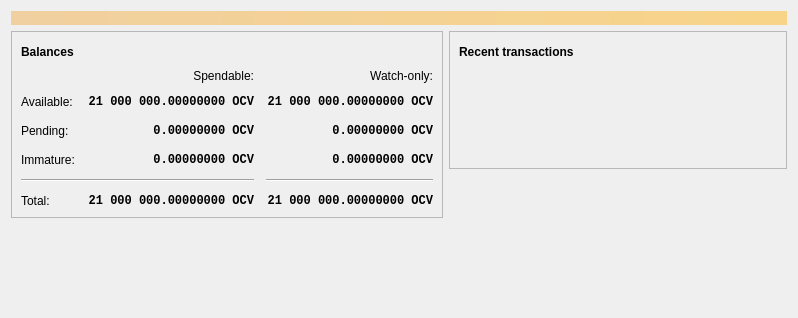
<?xml version="1.0" encoding="UTF-8"?>
<ui version="4.0">
 <class>OverviewPage</class>
 <widget class="QWidget" name="OverviewPage">
  <property name="geometry">
   <rect>
    <x>0</x>
    <y>0</y>
    <width>798</width>
    <height>318</height>
   </rect>
  </property>
  <property name="windowTitle">
   <string>Form</string>
  </property>
  <layout class="QVBoxLayout" name="topLayout">
   <item>
    <widget class="QLabel" name="labelAlerts">
     <property name="visible">
      <bool>false</bool>
     </property>
     <property name="styleSheet">
      <string notr="true">QLabel { background-color: qlineargradient(x1: 0, y1: 0, x2: 1, y2: 0, stop:0 #F0D0A0, stop:1 #F8D488); color:#000000; }</string>
     </property>
     <property name="wordWrap">
      <bool>true</bool>
     </property>
     <property name="margin">
      <number>3</number>
     </property>
     <property name="textInteractionFlags">
      <set>Qt::TextSelectableByMouse</set>
     </property>
    </widget>
   </item>
   <item>
    <layout class="QHBoxLayout" name="horizontalLayout" stretch="1,1">
     <item>
      <layout class="QVBoxLayout" name="verticalLayout_2">
       <item>
        <widget class="QFrame" name="frame">
         <property name="frameShape">
          <enum>QFrame::StyledPanel</enum>
         </property>
         <property name="frameShadow">
          <enum>QFrame::Raised</enum>
         </property>
         <layout class="QVBoxLayout" name="verticalLayout_4">
          <item>
           <layout class="QHBoxLayout" name="horizontalLayout_4">
            <item>
             <widget class="QLabel" name="label_5">
              <property name="font">
               <font>
                <weight>75</weight>
                <bold>true</bold>
               </font>
              </property>
              <property name="text">
               <string>Balances</string>
              </property>
             </widget>
            </item>
            <item>
             <widget class="QPushButton" name="labelWalletStatus">
              <property name="enabled">
               <bool>true</bool>
              </property>
              <property name="maximumSize">
               <size>
                <width>30</width>
                <height>16777215</height>
               </size>
              </property>
              <property name="toolTip">
               <string>The displayed information may be out of date. Your wallet automatically synchronizes with the Ocvcoin network after a connection is established, but this process has not completed yet.</string>
              </property>
              <property name="text">
               <string/>
              </property>
              <property name="icon">
               <iconset resource="../ocvcoin.qrc">
                <normaloff>:/icons/warning</normaloff>
                <disabledoff>:/icons/warning</disabledoff>:/icons/warning</iconset>
              </property>
              <property name="iconSize">
               <size>
                <width>24</width>
                <height>24</height>
               </size>
              </property>
              <property name="flat">
               <bool>true</bool>
              </property>
             </widget>
            </item>
            <item>
             <spacer name="horizontalSpacer_3">
              <property name="orientation">
               <enum>Qt::Horizontal</enum>
              </property>
              <property name="sizeHint" stdset="0">
               <size>
                <width>40</width>
                <height>20</height>
               </size>
              </property>
             </spacer>
            </item>
           </layout>
          </item>
          <item>
           <layout class="QGridLayout" name="gridLayout">
            <property name="spacing">
             <number>12</number>
            </property>
            <item row="2" column="2">
             <widget class="QLabel" name="labelWatchPending">
              <property name="font">
               <font>
                <family>Monospace</family>
                <weight>75</weight>
                <bold>true</bold>
               </font>
              </property>
              <property name="cursor">
               <cursorShape>IBeamCursor</cursorShape>
              </property>
              <property name="toolTip">
               <string>Unconfirmed transactions to watch-only addresses</string>
              </property>
              <property name="text">
               <string notr="true">0.00000000 OCV</string>
              </property>
              <property name="alignment">
               <set>Qt::AlignRight|Qt::AlignTrailing|Qt::AlignVCenter</set>
              </property>
              <property name="textInteractionFlags">
               <set>Qt::LinksAccessibleByMouse|Qt::TextSelectableByKeyboard|Qt::TextSelectableByMouse</set>
              </property>
             </widget>
            </item>
            <item row="2" column="1">
             <widget class="QLabel" name="labelUnconfirmed">
              <property name="font">
               <font>
                <family>Monospace</family>
                <weight>75</weight>
                <bold>true</bold>
               </font>
              </property>
              <property name="cursor">
               <cursorShape>IBeamCursor</cursorShape>
              </property>
              <property name="toolTip">
               <string>Total of transactions that have yet to be confirmed, and do not yet count toward the spendable balance</string>
              </property>
              <property name="text">
               <string notr="true">0.00000000 OCV</string>
              </property>
              <property name="alignment">
               <set>Qt::AlignRight|Qt::AlignTrailing|Qt::AlignVCenter</set>
              </property>
              <property name="textInteractionFlags">
               <set>Qt::LinksAccessibleByMouse|Qt::TextSelectableByKeyboard|Qt::TextSelectableByMouse</set>
              </property>
             </widget>
            </item>
            <item row="3" column="2">
             <widget class="QLabel" name="labelWatchImmature">
              <property name="font">
               <font>
                <family>Monospace</family>
                <weight>75</weight>
                <bold>true</bold>
               </font>
              </property>
              <property name="cursor">
               <cursorShape>IBeamCursor</cursorShape>
              </property>
              <property name="toolTip">
               <string>Mined balance in watch-only addresses that has not yet matured</string>
              </property>
              <property name="text">
               <string notr="true">0.00000000 OCV</string>
              </property>
              <property name="alignment">
               <set>Qt::AlignRight|Qt::AlignTrailing|Qt::AlignVCenter</set>
              </property>
              <property name="textInteractionFlags">
               <set>Qt::LinksAccessibleByMouse|Qt::TextSelectableByKeyboard|Qt::TextSelectableByMouse</set>
              </property>
             </widget>
            </item>
            <item row="4" column="0" colspan="2">
             <widget class="Line" name="line">
              <property name="orientation">
               <enum>Qt::Horizontal</enum>
              </property>
             </widget>
            </item>
            <item row="4" column="2">
             <widget class="Line" name="lineWatchBalance">
              <property name="sizePolicy">
               <sizepolicy hsizetype="Preferred" vsizetype="Fixed">
                <horstretch>0</horstretch>
                <verstretch>0</verstretch>
               </sizepolicy>
              </property>
              <property name="minimumSize">
               <size>
                <width>140</width>
                <height>0</height>
               </size>
              </property>
              <property name="orientation">
               <enum>Qt::Horizontal</enum>
              </property>
             </widget>
            </item>
            <item row="5" column="0">
             <widget class="QLabel" name="labelTotalText">
              <property name="text">
               <string>Total:</string>
              </property>
             </widget>
            </item>
            <item row="3" column="1">
             <widget class="QLabel" name="labelImmature">
              <property name="font">
               <font>
                <family>Monospace</family>
                <weight>75</weight>
                <bold>true</bold>
               </font>
              </property>
              <property name="cursor">
               <cursorShape>IBeamCursor</cursorShape>
              </property>
              <property name="toolTip">
               <string>Mined balance that has not yet matured</string>
              </property>
              <property name="text">
               <string notr="true">0.00000000 OCV</string>
              </property>
              <property name="alignment">
               <set>Qt::AlignRight|Qt::AlignTrailing|Qt::AlignVCenter</set>
              </property>
              <property name="textInteractionFlags">
               <set>Qt::LinksAccessibleByMouse|Qt::TextSelectableByKeyboard|Qt::TextSelectableByMouse</set>
              </property>
             </widget>
            </item>
            <item row="2" column="3">
             <spacer name="horizontalSpacer_2">
              <property name="orientation">
               <enum>Qt::Horizontal</enum>
              </property>
              <property name="sizeHint" stdset="0">
               <size>
                <width>40</width>
                <height>20</height>
               </size>
              </property>
             </spacer>
            </item>
            <item row="3" column="0">
             <widget class="QLabel" name="labelImmatureText">
              <property name="text">
               <string>Immature:</string>
              </property>
             </widget>
            </item>
            <item row="5" column="1">
             <widget class="QLabel" name="labelTotal">
              <property name="font">
               <font>
                <family>Monospace</family>
                <weight>75</weight>
                <bold>true</bold>
               </font>
              </property>
              <property name="cursor">
               <cursorShape>IBeamCursor</cursorShape>
              </property>
              <property name="toolTip">
               <string>Your current total balance</string>
              </property>
              <property name="text">
               <string notr="true">21 000 000.00000000 OCV</string>
              </property>
              <property name="alignment">
               <set>Qt::AlignRight|Qt::AlignTrailing|Qt::AlignVCenter</set>
              </property>
              <property name="textInteractionFlags">
               <set>Qt::LinksAccessibleByMouse|Qt::TextSelectableByKeyboard|Qt::TextSelectableByMouse</set>
              </property>
             </widget>
            </item>
            <item row="5" column="2">
             <widget class="QLabel" name="labelWatchTotal">
              <property name="font">
               <font>
                <family>Monospace</family>
                <weight>75</weight>
                <bold>true</bold>
               </font>
              </property>
              <property name="cursor">
               <cursorShape>IBeamCursor</cursorShape>
              </property>
              <property name="toolTip">
               <string>Current total balance in watch-only addresses</string>
              </property>
              <property name="text">
               <string notr="true">21 000 000.00000000 OCV</string>
              </property>
              <property name="alignment">
               <set>Qt::AlignRight|Qt::AlignTrailing|Qt::AlignVCenter</set>
              </property>
              <property name="textInteractionFlags">
               <set>Qt::LinksAccessibleByMouse|Qt::TextSelectableByKeyboard|Qt::TextSelectableByMouse</set>
              </property>
             </widget>
            </item>
            <item row="0" column="2">
             <widget class="QLabel" name="labelWatchonly">
              <property name="text">
               <string>Watch-only:</string>
              </property>
              <property name="alignment">
               <set>Qt::AlignRight|Qt::AlignTrailing|Qt::AlignVCenter</set>
              </property>
             </widget>
            </item>
            <item row="1" column="0">
             <widget class="QLabel" name="labelBalanceText">
              <property name="text">
               <string>Available:</string>
              </property>
             </widget>
            </item>
            <item row="1" column="1">
             <widget class="QLabel" name="labelBalance">
              <property name="font">
               <font>
                <family>Monospace</family>
                <weight>75</weight>
                <bold>true</bold>
               </font>
              </property>
              <property name="cursor">
               <cursorShape>IBeamCursor</cursorShape>
              </property>
              <property name="toolTip">
               <string>Your current spendable balance</string>
              </property>
              <property name="text">
               <string notr="true">21 000 000.00000000 OCV</string>
              </property>
              <property name="alignment">
               <set>Qt::AlignRight|Qt::AlignTrailing|Qt::AlignVCenter</set>
              </property>
              <property name="textInteractionFlags">
               <set>Qt::LinksAccessibleByMouse|Qt::TextSelectableByKeyboard|Qt::TextSelectableByMouse</set>
              </property>
             </widget>
            </item>
            <item row="1" column="2">
             <widget class="QLabel" name="labelWatchAvailable">
              <property name="font">
               <font>
                <family>Monospace</family>
                <weight>75</weight>
                <bold>true</bold>
               </font>
              </property>
              <property name="cursor">
               <cursorShape>IBeamCursor</cursorShape>
              </property>
              <property name="toolTip">
               <string>Your current balance in watch-only addresses</string>
              </property>
              <property name="text">
               <string notr="true">21 000 000.00000000 OCV</string>
              </property>
              <property name="alignment">
               <set>Qt::AlignRight|Qt::AlignTrailing|Qt::AlignVCenter</set>
              </property>
              <property name="textInteractionFlags">
               <set>Qt::LinksAccessibleByMouse|Qt::TextSelectableByKeyboard|Qt::TextSelectableByMouse</set>
              </property>
             </widget>
            </item>
            <item row="2" column="0">
             <widget class="QLabel" name="labelPendingText">
              <property name="text">
               <string>Pending:</string>
              </property>
             </widget>
            </item>
            <item row="0" column="1">
             <widget class="QLabel" name="labelSpendable">
              <property name="text">
               <string>Spendable:</string>
              </property>
              <property name="alignment">
               <set>Qt::AlignRight|Qt::AlignTrailing|Qt::AlignVCenter</set>
              </property>
             </widget>
            </item>
           </layout>
          </item>
         </layout>
        </widget>
       </item>
       <item>
        <spacer name="verticalSpacer">
         <property name="orientation">
          <enum>Qt::Vertical</enum>
         </property>
         <property name="sizeHint" stdset="0">
          <size>
           <width>20</width>
           <height>40</height>
          </size>
         </property>
        </spacer>
       </item>
      </layout>
     </item>
     <item>
      <layout class="QVBoxLayout" name="verticalLayout_3">
       <item>
        <widget class="QFrame" name="frame_2">
         <property name="frameShape">
          <enum>QFrame::StyledPanel</enum>
         </property>
         <property name="frameShadow">
          <enum>QFrame::Raised</enum>
         </property>
         <layout class="QVBoxLayout" name="verticalLayout">
          <item>
           <layout class="QHBoxLayout" name="horizontalLayout_2">
            <item>
             <widget class="QLabel" name="label_4">
              <property name="font">
               <font>
                <weight>75</weight>
                <bold>true</bold>
               </font>
              </property>
              <property name="text">
               <string>Recent transactions</string>
              </property>
             </widget>
            </item>
            <item>
             <widget class="QPushButton" name="labelTransactionsStatus">
              <property name="enabled">
               <bool>true</bool>
              </property>
              <property name="maximumSize">
               <size>
                <width>30</width>
                <height>16777215</height>
               </size>
              </property>
              <property name="toolTip">
               <string>The displayed information may be out of date. Your wallet automatically synchronizes with the Ocvcoin network after a connection is established, but this process has not completed yet.</string>
              </property>
              <property name="text">
               <string/>
              </property>
              <property name="icon">
               <iconset resource="../ocvcoin.qrc">
                <normaloff>:/icons/warning</normaloff>
                <disabledoff>:/icons/warning</disabledoff>:/icons/warning</iconset>
              </property>
              <property name="iconSize">
               <size>
                <width>24</width>
                <height>24</height>
               </size>
              </property>
              <property name="flat">
               <bool>true</bool>
              </property>
             </widget>
            </item>
            <item>
             <spacer name="horizontalSpacer">
              <property name="orientation">
               <enum>Qt::Horizontal</enum>
              </property>
              <property name="sizeHint" stdset="0">
               <size>
                <width>40</width>
                <height>20</height>
               </size>
              </property>
             </spacer>
            </item>
           </layout>
          </item>
          <item>
           <widget class="TransactionOverviewWidget" name="listTransactions">
            <property name="styleSheet">
             <string notr="true">QListView { background: transparent; }</string>
            </property>
            <property name="frameShape">
             <enum>QFrame::NoFrame</enum>
            </property>
            <property name="verticalScrollBarPolicy">
             <enum>Qt::ScrollBarAlwaysOff</enum>
            </property>
            <property name="horizontalScrollBarPolicy">
             <enum>Qt::ScrollBarAlwaysOff</enum>
            </property>
            <property name="sizeAdjustPolicy">
             <enum>QAbstractScrollArea::AdjustToContents</enum>
            </property>
            <property name="selectionMode">
             <enum>QAbstractItemView::NoSelection</enum>
            </property>
            <property name="uniformItemSizes">
             <bool>true</bool>
            </property>
           </widget>
          </item>
         </layout>
        </widget>
       </item>
       <item>
        <spacer name="verticalSpacer_2">
         <property name="orientation">
          <enum>Qt::Vertical</enum>
         </property>
         <property name="sizeHint" stdset="0">
          <size>
           <width>20</width>
           <height>40</height>
          </size>
         </property>
        </spacer>
       </item>
      </layout>
     </item>
    </layout>
   </item>
  </layout>
 </widget>
 <customwidgets>
  <customwidget>
   <class>TransactionOverviewWidget</class>
   <extends>QListView</extends>
   <header>qt/transactionoverviewwidget.h</header>
  </customwidget>
 </customwidgets>
 <resources/>
 <connections/>
</ui>
